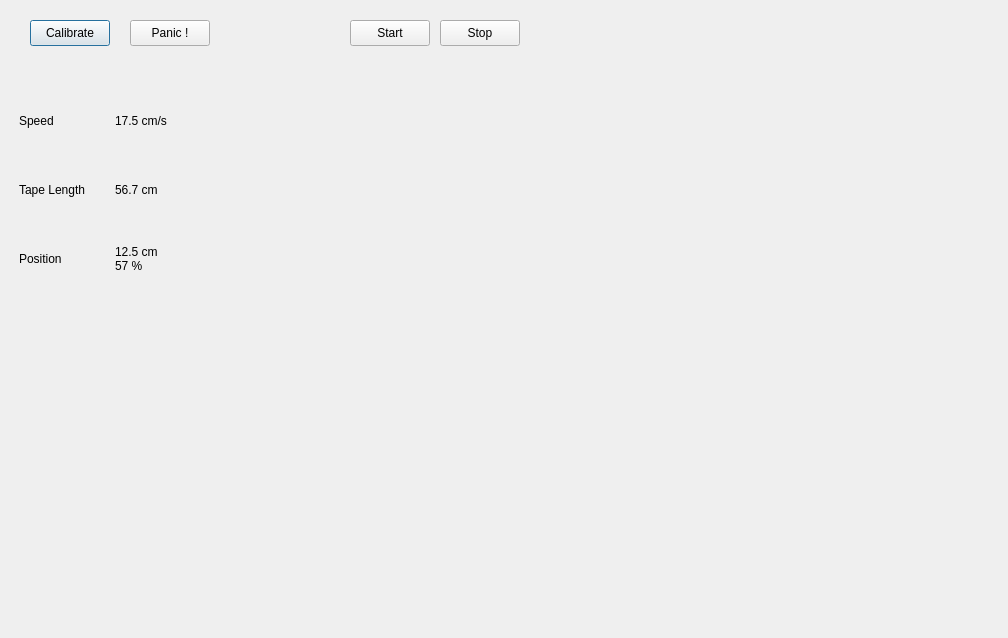
<?xml version="1.0" encoding="UTF-8"?>
<ui version="4.0">
 <class>Dialog</class>
 <widget class="QDialog" name="Dialog">
  <property name="geometry">
   <rect>
    <x>0</x>
    <y>0</y>
    <width>1008</width>
    <height>638</height>
   </rect>
  </property>
  <property name="windowTitle">
   <string>Dialog</string>
  </property>
  <widget class="QPushButton" name="calibrateButton">
   <property name="geometry">
    <rect>
     <x>30</x>
     <y>20</y>
     <width>80</width>
     <height>26</height>
    </rect>
   </property>
   <property name="text">
    <string>Calibrate</string>
   </property>
  </widget>
  <widget class="QWidget" name="gridLayoutWidget">
   <property name="geometry">
    <rect>
     <x>19</x>
     <y>89</y>
     <width>186</width>
     <height>201</height>
    </rect>
   </property>
   <layout class="QGridLayout" name="gridLayout">
    <item row="1" column="0">
     <widget class="QLabel" name="lengthLabel">
      <property name="text">
       <string>Tape Length</string>
      </property>
     </widget>
    </item>
    <item row="0" column="0">
     <widget class="QLabel" name="speedLabel">
      <property name="text">
       <string>Speed</string>
      </property>
     </widget>
    </item>
    <item row="1" column="1">
     <widget class="QLabel" name="lengthValue">
      <property name="text">
       <string>56.7 cm</string>
      </property>
     </widget>
    </item>
    <item row="0" column="1">
     <widget class="QLabel" name="speedValue">
      <property name="text">
       <string>17.5 cm/s</string>
      </property>
     </widget>
    </item>
    <item row="2" column="0">
     <widget class="QLabel" name="positionLabel">
      <property name="text">
       <string>Position</string>
      </property>
     </widget>
    </item>
    <item row="2" column="1">
     <widget class="QLabel" name="positionValue">
      <property name="text">
       <string>12.5 cm
57 %</string>
      </property>
     </widget>
    </item>
   </layout>
  </widget>
  <widget class="QPushButton" name="panicButton">
   <property name="geometry">
    <rect>
     <x>130</x>
     <y>20</y>
     <width>80</width>
     <height>26</height>
    </rect>
   </property>
   <property name="text">
    <string>Panic !</string>
   </property>
  </widget>
  <widget class="QPushButton" name="startButton">
   <property name="geometry">
    <rect>
     <x>350</x>
     <y>20</y>
     <width>80</width>
     <height>26</height>
    </rect>
   </property>
   <property name="text">
    <string>Start</string>
   </property>
  </widget>
  <widget class="QPushButton" name="stopButton">
   <property name="geometry">
    <rect>
     <x>440</x>
     <y>20</y>
     <width>80</width>
     <height>26</height>
    </rect>
   </property>
   <property name="text">
    <string>Stop</string>
   </property>
  </widget>
 </widget>
 <resources/>
 <connections/>
</ui>
